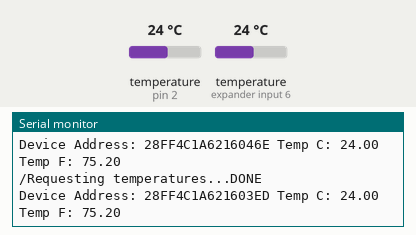
Simulated run of this sketch. Board: Arduino Uno, built with avr-gcc and run on an emulated ATmega328P. On the bench: the last lines printed to the serial monitor. Inputs (shaded band) come from the test bench; at power-on: temperature (sensors on pin 2, expander input 6) 24 °C. WiFi joins after 1.5 s; servers stay silent unless stated; uploads are accepted with an empty reply.

Above: at 4.0 s.
4.1 s: temperature (sensor on pin 2) set to 7 °C
At 4.28 s:
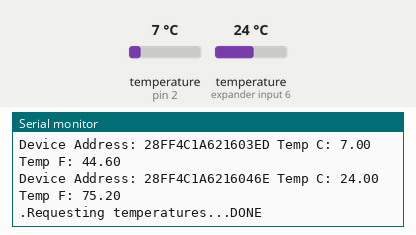
6.9 s: temperature (sensor on expander input 6) set to 41 °C
At 6.94 s:
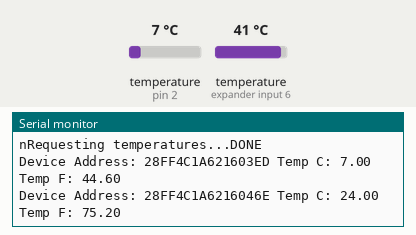
8.6 s: temperature (sensor on pin 2) set to 12 °C
At 8.67 s:
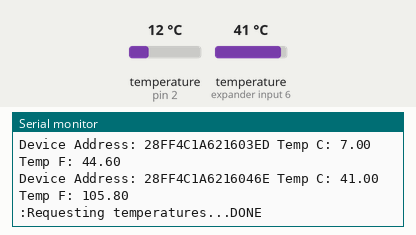
10.5 s: temperature (sensor on expander input 6) set to 12 °C
At 10.59 s:
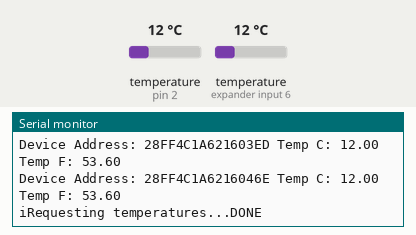
13.0 s: temperature (sensor on expander input 6) set to 7 °C
At 13.08 s:
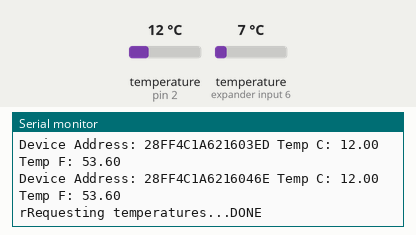
15.3 s: temperature (sensor on pin 2) set to 41 °C
At 15.37 s:
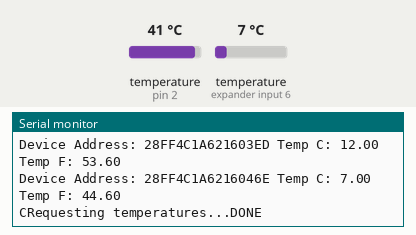
Timing chart, 0 to 18.3 s (numbered marks = the images above; inputs shaded):
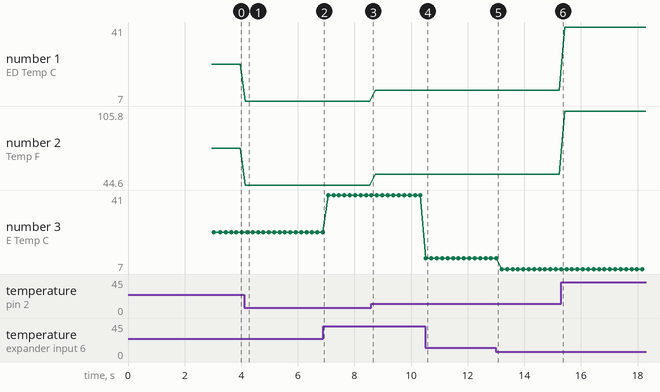

The sketch:

DS18B20Ethernet.ino
```cpp
/*
  Web client

 This sketch connects to a website (http://www.google.com)
 using an Arduino Wiznet Ethernet shield.

 Circuit:
 * Ethernet shield attached to pins 10, 11, 12, 13

 created 18 Dec 2009
 by David A. Mellis
 modified 9 Apr 2012
 by Tom Igoe, based on work by Adrian McEwen

 */

#include <SPI.h>
#include <Ethernet.h>
#include <OneWire.h>
#include <DallasTemperature.h>

// Enter a MAC address for your controller below.
// Newer Ethernet shields have a MAC address printed on a sticker on the shield
byte mac[] = { 0xDE, 0xAD, 0xBE, 0xEF, 0xFE, 0xED };
// if you don't want to use DNS (and reduce your sketch size)
// use the numeric IP instead of the name for the server:
//IPAddress server(74,125,232,128);  // numeric IP for Google (no DNS)
char server[] = "www.google.com";    // name address for Google (using DNS)

// Set the static IP address to use if the DHCP fails to assign
IPAddress ip(192, 168, 0, 177);

// Initialize the Ethernet client library
// with the IP address and port of the server
// that you want to connect to (port 80 is default for HTTP):
EthernetClient client;

// Data wire is plugged into port 2 on the Arduino
#define ONE_WIRE_BUS 2
#define TEMPERATURE_PRECISION 9

// Setup a oneWire instance to communicate with any OneWire devices (not just Maxim/Dallas temperature ICs)
OneWire oneWire(ONE_WIRE_BUS);

// Pass our oneWire reference to Dallas Temperature.
DallasTemperature sensors(&oneWire);

// arrays to hold device addresses
DeviceAddress insideThermometer, outsideThermometer;

void setup() {
  // Open serial communications and wait for port to open:
  Serial.begin(9600);
  while (!Serial) {
    ; // wait for serial port to connect. Needed for Leonardo only
  }
  Serial.println("setup...");
  // start the Ethernet connection:
  if (Ethernet.begin(mac) == 0) {
    Serial.println("Failed to configure Ethernet using DHCP");
    // no point in carrying on, so do nothing forevermore:
    // try to congifure using IP address instead of DHCP:
    Ethernet.begin(mac, ip);
  }
  // give the Ethernet shield a second to initialize:
  delay(1000);
  Serial.println("connecting...");

  // if you get a connection, report back via serial:
  if (client.connect(server, 80)) {
    Serial.println("connected");
    // Make a HTTP request:
    client.println("GET /search?q=arduino HTTP/1.1");
    client.println("Host: www.google.com");
    client.println("Connection: close");
    client.println();
  }
  else {
    // kf you didn't get a connection to the server:
    Serial.println("connection failed");
  }

  // Start up the library
  sensors.begin();

  // locate devices on the bus
  Serial.print("Locating devices...");
  Serial.print("Found ");
  Serial.print(sensors.getDeviceCount(), DEC);
  Serial.println(" devices.");

  // report parasite power requirements
  Serial.print("Parasite power is: ");
  if (sensors.isParasitePowerMode()) Serial.println("ON");
  else Serial.println("OFF");

  // assign address manually.  the addresses below will beed to be changed
  // to valid device addresses on your bus.  device address can be retrieved
  // by using either oneWire.search(deviceAddress) or individually via
  // sensors.getAddress(deviceAddress, index)
  //insideThermometer = { 0x28, 0x1D, 0x39, 0x31, 0x2, 0x0, 0x0, 0xF0 };
  //outsideThermometer   = { 0x28, 0x3F, 0x1C, 0x31, 0x2, 0x0, 0x0, 0x2 };

  // search for devices on the bus and assign based on an index.  ideally,
  // you would do this to initially discover addresses on the bus and then
  // use those addresses and manually assign them (see above) once you know
  // the devices on your bus (and assuming they don't change).
  //
  // method 1: by index
  if (!sensors.getAddress(insideThermometer, 0)) Serial.println("Unable to find address for Device 0");
  if (!sensors.getAddress(outsideThermometer, 1)) Serial.println("Unable to find address for Device 1");

  // method 2: search()
  // search() looks for the next device. Returns 1 if a new address has been
  // returned. A zero might mean that the bus is shorted, there are no devices,
  // or you have already retrieved all of them.  It might be a good idea to
  // check the CRC to make sure you didn't get garbage.  The order is
  // deterministic. You will always get the same devices in the same order
  //
  // Must be called before search()
  //oneWire.reset_search();
  // assigns the first address found to insideThermometer
  //if (!oneWire.search(insideThermometer)) Serial.println("Unable to find address for insideThermometer");
  // assigns the seconds address found to outsideThermometer
  //if (!oneWire.search(outsideThermometer)) Serial.println("Unable to find address for outsideThermometer");

  // show the addresses we found on the bus
  Serial.print("Device 0 Address: ");
  printAddress(insideThermometer);
  Serial.println();

  Serial.print("Device 1 Address: ");
  printAddress(outsideThermometer);
  Serial.println();

  // set the resolution to 9 bit
  sensors.setResolution(insideThermometer, TEMPERATURE_PRECISION);
  sensors.setResolution(outsideThermometer, TEMPERATURE_PRECISION);

  Serial.print("Device 0 Resolution: ");
  Serial.print(sensors.getResolution(insideThermometer), DEC);
  Serial.println();

  Serial.print("Device 1 Resolution: ");
  Serial.print(sensors.getResolution(outsideThermometer), DEC);
  Serial.println();

}


// function to print a device address
void printAddress(DeviceAddress deviceAddress)
{
  for (uint8_t i = 0; i < 8; i++)
  {
    // zero pad the address if necessary
    if (deviceAddress[i] < 16) Serial.print("0");
    Serial.print(deviceAddress[i], HEX);
  }
}

// function to print the temperature for a device
void printTemperature(DeviceAddress deviceAddress)
{
  float tempC = sensors.getTempC(deviceAddress);
  Serial.print("Temp C: ");
  Serial.print(tempC);
  Serial.print(" Temp F: ");
  Serial.print(DallasTemperature::toFahrenheit(tempC));
}

// function to print a device's resolution
void printResolution(DeviceAddress deviceAddress)
{
  Serial.print("Resolution: ");
  Serial.print(sensors.getResolution(deviceAddress));
  Serial.println();
}

// main function to print information about a device
void printData(DeviceAddress deviceAddress)
{
  Serial.print("Device Address: ");
  printAddress(deviceAddress);
  Serial.print(" ");
  printTemperature(deviceAddress);
  Serial.println();
}


void loop()
{
  // call sensors.requestTemperatures() to issue a global temperature
  // request to all devices on the bus
  Serial.print("Requesting temperatures...");
  sensors.requestTemperatures();
  Serial.println("DONE");

  // print the device information
  printData(insideThermometer);
  printData(outsideThermometer);

  // if there are incoming bytes available
  // from the server, read them and print them:
  if (client.available()) {
    char c = client.read();
    Serial.print(c);
  }

  // if the server's disconnected, stop the client:
  if (!client.connected()) {
    Serial.println();
    Serial.println("disconnecting.");
    client.stop();

    // do nothing forevermore:
    while (true);
  }
}
```

Measured:
- after the input at 4.1 s, the serial monitor: prints a new line after 0.05 s (image 1)
- after the input at 10.5 s, the serial monitor: prints a new line at once (image 4)
- plotted number 1: 24 → 7 after the input at 4.1 s, 7 → 12 after the input at 8.6 s, 12 → 41 after the input at 15.3 s
- plotted number 2: 75.2 → 44.6 after the input at 4.1 s, 44.6 → 53.6 after the input at 8.6 s, 53.6 → 105.8 after the input at 15.3 s
- plotted number 3: 24 → 41 after the input at 6.9 s, 12 → 7 after the input at 13.0 s
